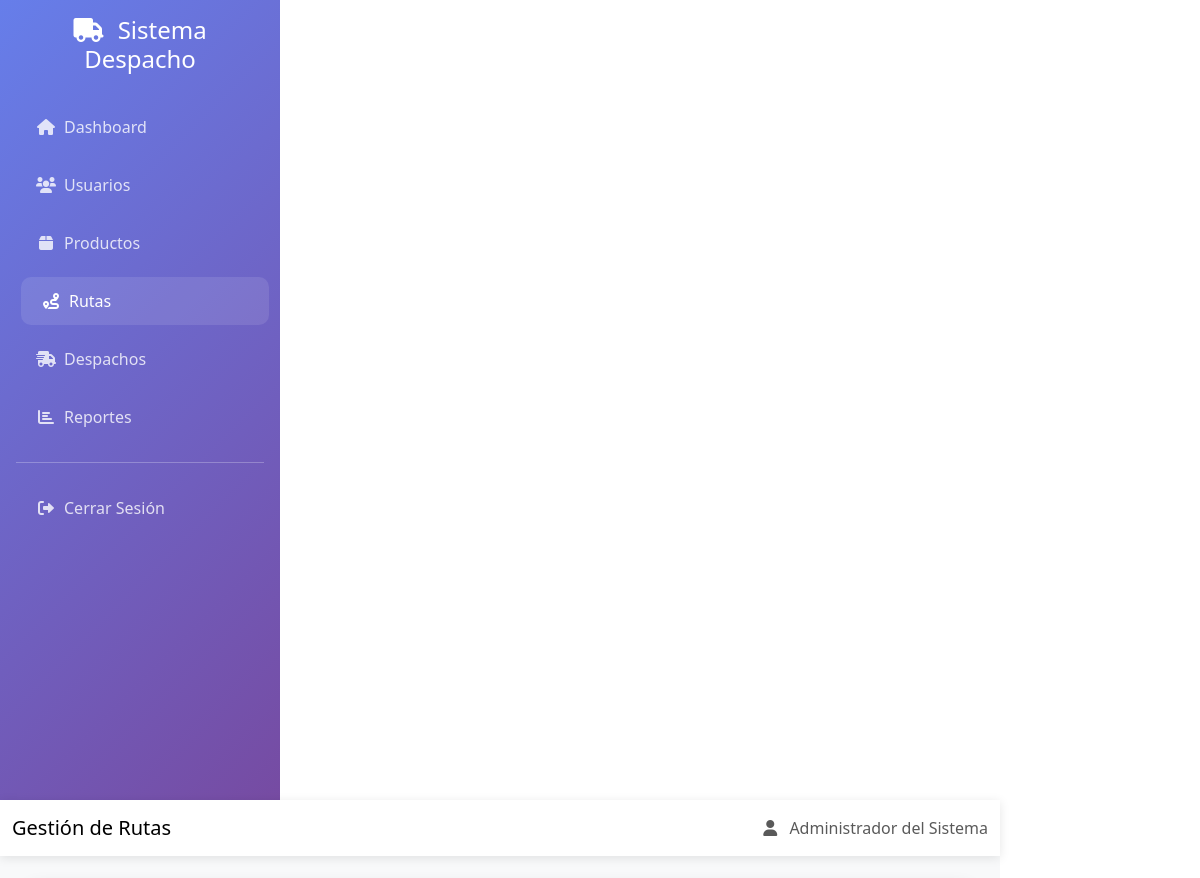
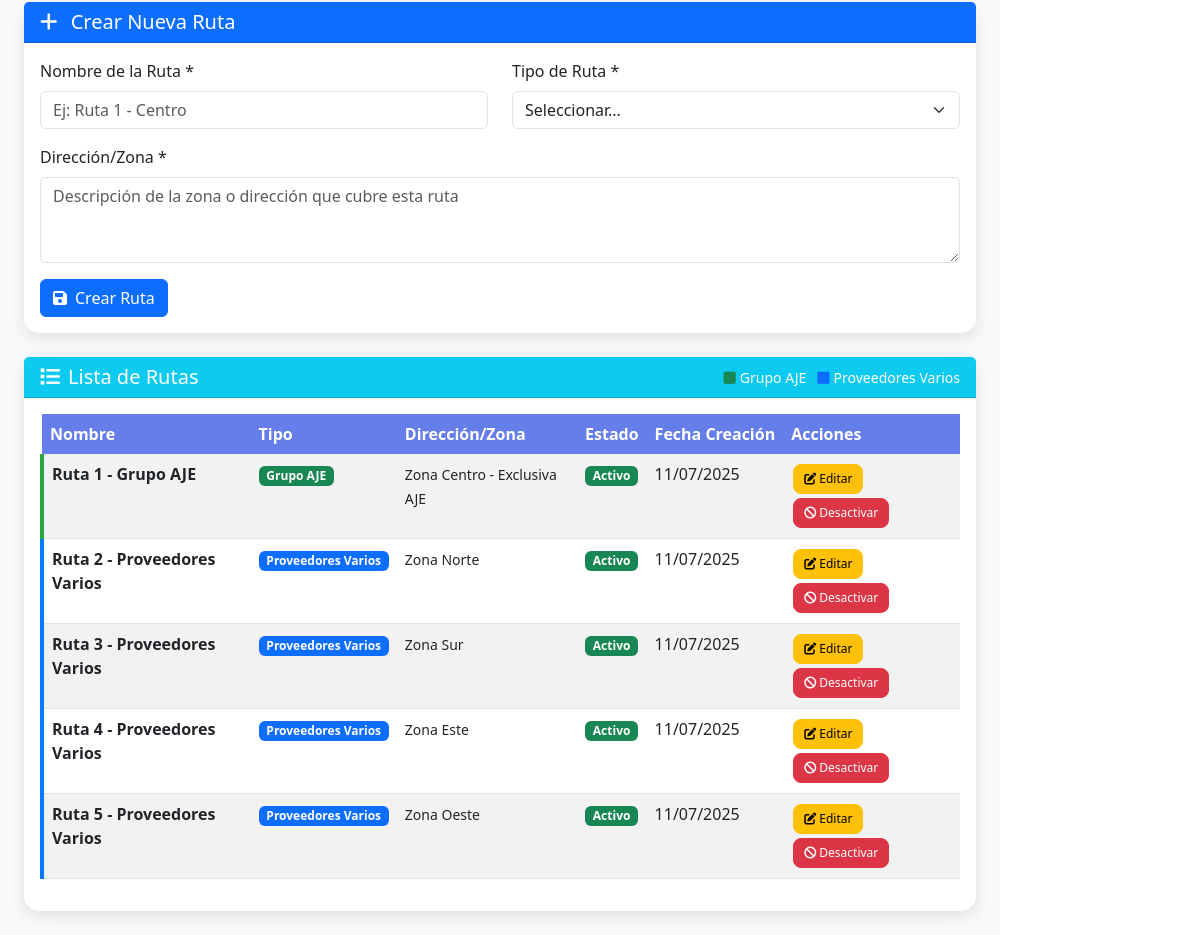
/rutas.php (signed in), run on the app's committed database (2 pictures, top to bottom).
### tables this page shows
CREATE TABLE IF NOT EXISTS `rutas` (
  `id` int NOT NULL AUTO_INCREMENT,
  `nombre` varchar(100) NOT NULL,
  `direccion` varchar(200) NOT NULL,
  `tipo_ruta` enum('grupo_aje','proveedores_varios') NOT NULL,
  `estado` enum('activo','inactivo') DEFAULT 'activo',
  `fecha_creacion` timestamp NULL DEFAULT CURRENT_TIMESTAMP,
  PRIMARY KEY (`id`)
);

### rutas.php (the view, shortened to what this page needs)
<?php
$db = getDB();
try {
    $stmt = $db->query("
        SELECT id, nombre, direccion, tipo_ruta, estado, fecha_creacion
        FROM rutas
        ORDER BY tipo_ruta, nombre
    ");
    $rutas = $stmt->fetchAll();
} catch (PDOException $e) {
    $mensaje = 'Error al obtener rutas: ' . $e->getMessage();
    $tipoMensaje = 'error';
    $rutas = [];
}
$rutaEditar = null;
?>
<!DOCTYPE html>
<html lang="es">
<head>
    <link href="https://cdn.jsdelivr.net/npm/bootstrap@5.3.0/dist/css/bootstrap.min.css" rel="stylesheet">
    <link href="https://cdnjs.cloudflare.com/ajax/libs/font-awesome/6.0.0/css/all.min.css" rel="stylesheet">
</head>
<body>
    <div class="container-fluid">
        <div class="row">
            <div class="col-md-3 col-lg-2 p-0 sidebar">
                <div class="p-3">
                    <h4 class="text-center mb-4">
                        <i class="fas fa-truck me-2"></i>
                        Sistema Despacho
                    </h4>
                    <nav class="nav flex-column">
                        <a class="nav-link" href="dashboard.php">
                            <i class="fas fa-home me-2"></i>Dashboard
                        </a>
                        <a class="nav-link" href="usuarios.php">
                            <i class="fas fa-users me-2"></i>Usuarios
                        </a>
                        <a class="nav-link" href="productos.php">
                            <i class="fas fa-box me-2"></i>Productos
                        </a>
                        <a class="nav-link active" href="rutas.php">
                            <i class="fas fa-route me-2"></i>Rutas
                        </a>
                        <a class="nav-link" href="despachos.php">
                            <i class="fas fa-shipping-fast me-2"></i>Despachos
                        </a>
                        <a class="nav-link" href="reportes.php">
                            <i class="fas fa-chart-bar me-2"></i>Reportes
                        </a>
                        <hr class="my-3">
                        <a class="nav-link" href="logout.php">
                            <i class="fas fa-sign-out-alt me-2"></i>Cerrar Sesión
                        </a>
                    </nav>
                </div>
            </div>
            <div class="col-md-9 col-lg-10 p-0 content-area">
                <nav class="navbar navbar-expand-lg navbar-light">
                    <div class="container-fluid">
                        <h5 class="navbar-brand mb-0">Gestión de Rutas</h5>
                        <div class="navbar-nav ms-auto">
                            <span class="navbar-text">
                                <i class="fas fa-user me-2"></i>
                                <span class="d-none d-sm-inline"><?php echo htmlspecialchars($_SESSION['nombre_completo']); ?></span>
                            </span>
                        </div>
                    </div>
                </nav>
                <div class="container-fluid p-4">
                    <div class="card mb-4">
                        <div class="card-header bg-<?php echo $rutaEditar ? 'warning' : 'primary'; ?> text-white">
                            <div class="d-flex justify-content-between align-items-center">
                                <h5 class="mb-0">
                                    <i class="fas fa-<?php echo $rutaEditar ? 'edit' : 'plus'; ?> me-2"></i>
                                    <?php echo $rutaEditar ? 'Editar Ruta' : 'Crear Nueva Ruta'; ?>
                                </h5>
                            </div>
                        </div>
                        <div class="card-body">
                            <form method="POST" action="">
                                <div class="row">
                                    <div class="col-md-6 mb-3">
                                        <label for="nombre" class="form-label">Nombre de la Ruta *</label>
                                        <input type="text" class="form-control" id="nombre" name="nombre"
                                               value="<?php echo $rutaEditar ? htmlspecialchars($rutaEditar['nombre']) : ''; ?>"
                                               placeholder="Ej: Ruta 1 - Centro" required>
                                    </div>
                                    <div class="col-md-6 mb-3">
                                        <label for="tipo_ruta" class="form-label">Tipo de Ruta *</label>
                                        <select class="form-select" id="tipo_ruta" name="tipo_ruta" required>
                                            <option value="">Seleccionar...</option>
                                        </select>
                                    </div>
                                </div>
                                <div class="row">
                                    <div class="col-12 mb-3">
                                        <label for="direccion" class="form-label">Dirección/Zona *</label>
                                        <textarea class="form-control" id="direccion" name="direccion" rows="3"
                                                  placeholder="Descripción de la zona o dirección que cubre esta ruta" required><?php echo $rutaEditar ? htmlspecialchars($rutaEditar['direccion']) : ''; ?></textarea>
                                    </div>
                                </div>
                                <button type="submit" class="btn btn-<?php echo $rutaEditar ? 'warning' : 'primary'; ?>">
                                    <i class="fas fa-save me-2"></i><?php echo $rutaEditar ? 'Actualizar Ruta' : 'Crear Ruta'; ?>
                                </button>
                            </form>
                        </div>
                    </div>
                    <div class="card">
                        <div class="card-header bg-info text-white">
                            <div class="d-flex justify-content-between align-items-center">
                                <h5 class="mb-0">
                                    <i class="fas fa-list me-2"></i>Lista de Rutas
                                </h5>
                                <div class="d-none d-md-block">
                                    <small>
                                        <i class="fas fa-square text-success me-1"></i>Grupo AJE &nbsp;
                                        <i class="fas fa-square text-primary me-1"></i>Proveedores Varios
                                    </small>
                                </div>
                            </div>
                        </div>
                        <div class="card-body">
                            <?php if (!empty($rutas)): ?>
                                <div class="table-responsive">
                                    <table class="table table-striped table-hover d-none d-md-table">
                                        <thead>
                                            <tr>
                                                <th>Nombre</th>
                                                <th>Tipo</th>
                                                <th>Dirección/Zona</th>
                                                <th>Estado</th>
                                                <th>Fecha Creación</th>
                                                <th>Acciones</th>
                                            </tr>
                                        </thead>
                                        <tbody>
                                            <?php foreach ($rutas as $ruta): ?>
                                                <tr class="<?php echo $ruta['tipo_ruta'] === 'grupo_aje' ? 'ruta-grupo-aje' : 'ruta-proveedores-varios'; ?>">
                                                    <td>
                                                        <strong><?php echo htmlspecialchars($ruta['nombre']); ?></strong>
                                                    </td>
                                                    <td>
                                                        <span class="badge bg-<?php echo $ruta['tipo_ruta'] === 'grupo_aje' ? 'success' : 'primary'; ?>">
                                                            <?php echo $ruta['tipo_ruta'] === 'grupo_aje' ? 'Grupo AJE' : 'Proveedores Varios'; ?>
                                                        </span>
                                                    </td>
                                                    <td>
                                                        <small><?php echo htmlspecialchars($ruta['direccion']); ?></small>
                                                    </td>
                                                    <td>
                                                        <span class="badge bg-<?php echo $ruta['estado'] === 'activo' ? 'success' : 'danger'; ?>">
                                                            <?php echo ucfirst($ruta['estado']); ?>
                                                        </span>
                                                    </td>
                                                    <td><?php echo date('d/m/Y', strtotime($ruta['fecha_creacion'])); ?></td>
                                                    <td>
                                                        <a href="rutas.php?editar=<?php echo $ruta['id']; ?>"
                                                           class="btn btn-warning btn-action">
                                                            <i class="fas fa-edit"></i> Editar
                                                        </a>
                                                        <form method="POST" action="" style="display: inline;">
                                                            <button type="submit"
                                                                    class="btn btn-<?php echo $ruta['estado'] === 'activo' ? 'danger' : 'success'; ?> btn-action"
                                                                    onclick="return confirm('¿Está seguro de cambiar el estado de esta ruta?')">
                                                                <i class="fas fa-<?php echo $ruta['estado'] === 'activo' ? 'ban' : 'check'; ?>"></i>
                                                                <?php echo $ruta['estado'] === 'activo' ? 'Desactivar' : 'Activar'; ?>
                                                            </button>
                                                        </form>
                                                    </td>
                                                </tr>
                                            <?php endforeach; ?>
                                        </tbody>
                                    </table>
                                </div>
                            <?php endif; ?>
                        </div>
                    </div>
                </div>
            </div>
        </div>
    </div>
</body>
</html>

### rutas.php (style rules this page uses)
.sidebar { min-height: 100vh; background: linear-gradient(135deg, #667eea 0%, #764ba2 100%); color: white; position: sticky; top: 0; }
.sidebar .nav-link { color: rgba(255,255,255,0.8); margin: 5px 0; border-radius: 10px; padding: 12px 20px; transition: all 0.3s ease; display: flex; align-items: center; }
.sidebar .nav-link:hover, .sidebar .nav-link.active { background: rgba(255,255,255,0.1); color: white; transform: translateX(5px); }
.sidebar .nav-link i { width: 20px; text-align: center; }
.content-area { background: #f8f9fa; min-height: 100vh; }
.navbar { background: white; box-shadow: 0 2px 10px rgba(0,0,0,0.1); position: sticky; top: 0; z-index: 1020; }
.card { border: none; border-radius: 15px; box-shadow: 0 5px 15px rgba(0,0,0,0.1); }
.table th { background: #667eea; color: white; border: none; white-space: nowrap; }
.btn-action { padding: 5px 10px; font-size: 12px; border-radius: 8px; white-space: nowrap; margin: 2px; }
.ruta-grupo-aje { border-left: 4px solid #28a745; }
.ruta-proveedores-varios { border-left: 4px solid #007bff; }
@media (min-width: 1200px) { .sidebar { width: 280px; } }

### data on the page
rutas: nombre "Ruta 1 - Grupo AJE", tipo_ruta "Grupo AJE", direccion "Zona Centro - Exclusiva AJE", estado "Activo", fecha_creacion "11/07/2025", shows "Desactivar"
rutas: nombre "Ruta 2 - Proveedores Varios", direccion "Zona Norte", estado "Activo", fecha_creacion "11/07/2025", shows "Desactivar"
rutas: nombre "Ruta 3 - Proveedores Varios", direccion "Zona Sur", estado "Activo", fecha_creacion "11/07/2025", shows "Desactivar"
rutas: nombre "Ruta 4 - Proveedores Varios", direccion "Zona Este", estado "Activo", fecha_creacion "11/07/2025", shows "Desactivar"
rutas: nombre "Ruta 5 - Proveedores Varios", direccion "Zona Oeste", estado "Activo", fecha_creacion "11/07/2025", shows "Desactivar"

### other printed values
$_SESSION['nombre_completo'] "Administrador del Sistema"
